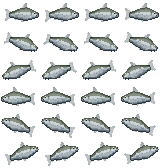
#> input picture assets/creatures/freshwater/ancient_cold_lake/ac_baikal_whitefish_swim_40x28_4f.png, 160 x 168 px; its folder holds only this picture in this run
$ python finsplit.py
#> lines starting #> are read from the running program, lines starting #| are printed output that depends on the picture; after the words box and inside, x2 and y2 are one past the last pixel; in counts of white or black regions, pixels touching at a corner belong together
### .agents/tools/creature_gen/v4/v4env.py
"""Shared paths and biome constants for the v4 tools. Everything is resolved from the generator folder (paths.py), so the tools
run from any clone; override with DIVIN_ROOT / DIVIN_GEN_OUT like the rest of the generator."""
import os, sys, math, re, glob
V4 = os.path.dirname(os.path.abspath(__file__)); GEN = os.path.dirname(V4); LIB = os.path.join(V4, 'lib')
for _p in (LIB, V4, GEN):
    if _p not in sys.path: sys.path.insert(0, _p)
import paths, biomes   # noqa: E402  (generator paths: REPO, WORK; biome registry)
REPO = paths.REPO
CREATURES = os.path.join(REPO, 'assets', 'creatures')
CACHE = os.path.join(paths.WORK, 'v4_cache'); os.makedirs(CACHE, exist_ok=True)
# all from the generator's biome registry (biomes.py) - add a biome there
BIOME = {p: biomes.rel(p) for p in biomes.ALL}
REFS = tuple(biomes.REFS)   # accepted reference dialects - never restyled
WATER = {p: b['water'] for p, b in biomes.ALL.items()}   # OKLab hue (deg), mean lightness where the fish swim
MODULES = {p: b['modules'] for p, b in biomes.GEN.items()}
PREVIEW_BG = {p: biomes.review_bg(p) for p in biomes.ALL}
def bright(pre): return WATER[pre][1] >= 0.6   # bright water: bodies below the water; dark water: bodies a little above it
def asset_dir(pre): return os.path.join(CREATURES, BIOME[pre])
def installed(pre, name, kind='swim'):
    g = glob.glob(os.path.join(asset_dir(pre), f'{pre}_{name}_{kind}_*_4f.png')); return g[0] if g else None
def ref_sheets(kind='swim'):
    return {p: sorted(glob.glob(os.path.join(asset_dir(p), f'{p}_*_{kind}_*_4f.png'))) for p in REFS}
# [10 lines left out: function species, not called in this run]
def code(pre, i): return '%s%02d' % (pre.upper(), i + 1)
# [5 lines left out: function eye_colours, not called in this run]
def frame_size(f): return tuple(map(int, re.search(r'_(\d+)x(\d+)_4f', f).groups()))

### .agents/tools/creature_gen/paths.py
"""Where the sprite generator reads and writes. Everything is resolved from this folder, so the tools run from any clone of
the repo on any machine (no home-folder paths). Override with environment variables when needed:
  DIVIN_ROOT     repo root (default: three levels up from this file, i.e. the Godot project folder)
  DIVIN_GEN_OUT  build / pilot output folder (default: <repo>/_gen, gitignored)
  DIVIN_PREVIEW  preview images for review (default: <repo>/Claude outputs, gitignored)"""
import os
GEN = os.path.dirname(os.path.abspath(__file__))
REPO = os.path.abspath(os.environ.get('DIVIN_ROOT') or os.path.join(GEN, '..', '..', '..'))
WORK = os.path.abspath(os.environ.get('DIVIN_GEN_OUT') or os.path.join(REPO, '_gen'))
PREVIEW = os.path.abspath(os.environ.get('DIVIN_PREVIEW') or os.path.join(REPO, 'Claude outputs'))
def out_dir(pre):
    """build.py / install.py hand-off folder of a biome: <WORK>/out (cs) or <WORK>/out_<pre>."""
    return os.path.join(WORK, 'out' + ('' if pre == 'cs' else '_' + pre))
def work(p):
    """a pilot folder name (relative = inside WORK, ~ and absolute paths kept)."""
    p = os.path.expanduser(p); return p if os.path.isabs(p) else os.path.join(WORK, p)
for _d in (WORK, PREVIEW):
    os.makedirs(_d, exist_ok=True)
    _g = os.path.join(_d, '.gdignore')   # keep Godot from importing build output and previews
    if not os.path.exists(_g): open(_g, 'w').close()

### .agents/tools/creature_gen/v4/lib/m.py
import v4env  # noqa: F401  (paths)
import os,re,glob,sys,json
import numpy as np
from PIL import Image
from scipy import ndimage as ndi
R=v4env.CREATURES
BI=dict(v4env.BIOME)   # biome registry (biomes.py)
# [14 lines left out: functions oklab_L, load, not called in this run]
def body(fr):
    a=fr[...,3]; op=a>=250
#> after `op = a >= 250`:
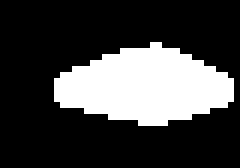
#> op: shape (28, 40) bool (shown 6 times larger); 25.5% white; 1 white region, box (x1, y1, x2, y2) and area: (9, 7, 39, 21) 286
    core=ndi.binary_opening(op,structure=ndi.generate_binary_structure(2,1),iterations=2)
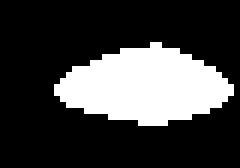
#> core: shape (28, 40) bool (shown 6 times larger); 24.8% white; 1 white region, box (x1, y1, x2, y2) and area: (9, 7, 39, 21) 278
    if core.sum()<20: core=op
    lab,n=ndi.label(core)
#> n = 1
    if n>1:
        sz=ndi.sum(core,lab,range(1,n+1)); core=lab==(1+int(np.argmax(sz)))
    return core
# [42 lines left out: function feats, not called in this run]
# [8 lines that do not run on import are left out]

### .agents/tools/creature_gen/v4/lib/f2.py
import v4env  # noqa: F401  (paths)
"""Structural features of a swimmer sprite (row E, frame 0)."""
import os,re,glob,json,sys
import numpy as np
from PIL import Image
from scipy import ndimage as ndi

from m import BI,R,body
def lab(rgb):
    c=rgb/255.; c=np.where(c<=0.04045,c/12.92,((c+0.055)/1.055)**2.4)
    l=0.4122214708*c[...,0]+0.5363325363*c[...,1]+0.0514459929*c[...,2]
    m=0.2119034982*c[...,0]+0.6806995451*c[...,1]+0.1073969566*c[...,2]
    s=0.0883024619*c[...,0]+0.2817188376*c[...,1]+0.6299787005*c[...,2]
    l,m,s=np.cbrt(l),np.cbrt(m),np.cbrt(s)
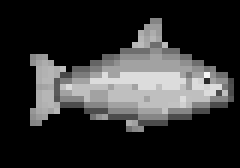
#> l: shape (28, 40) float64 (shown 6 times larger); min 0, max 0.969, mean 0.194
    return (0.2104542553*l+0.793617785*m-0.0040720468*s,1.9779984951*l-2.428592205*m+0.4505937099*s,0.0259040371*l+0.7827717662*m-0.8086757660*s)
def chue(a,b,w=None):
    if w is None: w=np.ones_like(a)
    return float(np.degrees(np.arctan2((b*w).sum(),(a*w).sum())))
def hd(x,y): return float((x-y+180)%360-180)
def frames(pre):
    for f in sorted(glob.glob(f'{R}/{BI[pre]}/{pre}_*_swim_*_4f.png')):
        mm=re.search(r'_swim_(\d+)x(\d+)_4f',f); W,H=int(mm[1]),int(mm[2])
        im=np.array(Image.open(f).convert('RGBA'))
        yield os.path.basename(f)[len(pre)+1:].split('_swim_')[0],im[:H,:W],f
# [125 lines left out: function feat, not called in this run]
# [12 lines that do not run on import are left out]

### .agents/tools/creature_gen/biomes.py
"""The one list of creature biomes known to the generator, its study scripts and the v4 tools.
Adding a biome (.agents/rules/creature_workflow.md, path A) = one entry in GEN here; its colour data goes in pal.py (BIOMES, and
the v3 BIOMES_V3 / FIT_V3 / FAM_<PRE>) and its gait table in gait.py.
  cat, folder   assets/creatures/<cat>/<folder> and scenes/creatures/<cat>/<folder> (also the environment folder)
  modules       species modules in build order (review codes CS01.. follow it)
  water         OKLab hue (deg) and mean lightness of the water where the fish swim (study/bgfit.py); pal.BG_L is the lightness
  preview       RGB behind build.py preview images
  review        RGB behind v4 review pages (default: preview)
REFS are the hand-drawn reference biomes: measured by the study / v4 tools, never built or restyled."""
REFS = {
    'ac': dict(cat='freshwater', folder='ancient_cold_lake', water=(-121, 0.49), review=(52, 72, 92)),
    'bw': dict(cat='freshwater', folder='blackwater', water=(59, 0.46), review=(70, 52, 30)),
    'pf': dict(cat='freshwater', folder='planted_freshwater', water=(168, 0.60), review=(40, 92, 80)),
}
GEN = {
    'cs': dict(cat='freshwater', folder='clear_spring', modules=['sp1', 'sp2', 'sp3', 'sp4'], water=(-174, 0.73),
               preview=(79, 157, 150), review=(70, 150, 145)),
    'fs': dict(cat='freshwater', folder='forest_stream', modules=['fs1', 'fs2', 'fs3'], water=(152, 0.68), preview=(72, 129, 89)),
    'ms': dict(cat='freshwater', folder='marsh_swamp', modules=['ms1', 'ms2', 'ms3'], water=(132, 0.42), preview=(63, 81, 49)),
    'bb': dict(cat='freshwater', folder='billabong', modules=['bb1', 'bb2', 'bb3'], water=(173, 0.39), preview=(46, 76, 67)),
    'by': dict(cat='freshwater', folder='bayou', modules=['by1', 'by2', 'by3'], water=(121, 0.36), preview=(48, 60, 34)),
    'cw': dict(cat='marine', folder='cold_water', modules=['cw1', 'cw2', 'cw3', 'cw4'], water=(-123, 0.36), preview=(20, 62, 88)),
    'uc': dict(cat='special', folder='underwater_cave', modules=['uc1', 'uc2', 'uc3'], water=(-109, 0.21), preview=(20, 26, 32)),
}
ALL = {**REFS, **GEN}   # report order: references first, then the generator biomes
def rel(pre): return ALL[pre]['cat'] + '/' + ALL[pre]['folder']        # e.g. 'freshwater/clear_spring'
def review_bg(pre): return ALL[pre].get('review', ALL[pre].get('preview'))

### .agents/tools/creature_gen/v4/lib/finsplit.py
import v4env  # noqa: F401  (paths)
import numpy as np
from scipy import ndimage as ndi
def fin_split(fr,core,L,C,a=None,b=None):
    """fin value vs body by fin: each connected fin outside the body is 'vivid' if its median chroma >= 0.06, else 'clear'"""
    fin=(fr[...,3]>0)&~ndi.binary_dilation(core); lab_,n=ndi.label(fin,structure=np.ones((3,3))); Lb=L[core].mean()
    vv=[];cc=[]
    for i in range(1,n+1):
        m=lab_==i
        if m.sum()<3: continue
        if np.median(C[m])>=0.06:
            if a is not None:
                h=np.degrees(np.arctan2(np.median(b[m]),np.median(a[m])))
                if -35<=h<=75: continue   # red/orange/copper signature fins keep their own depth (a lift turns them salmon); not judged here
            vv.append(m)
        else: cc.append(m)
    f=lambda ms: float(L[np.any(ms,0)].mean()-Lb) if ms and np.any(ms,0).sum()>=5 else np.nan
    return f(cc),f(vv)
if __name__=='__main__':
    import os,sys

    from f2 import frames,lab
    from m import body
    for p in v4env.BIOME:
        c_=[];v_=[]
        for n,fr,f in frames(p):
            core=body(fr); L,a,b=lab(fr[...,:3].astype(float)); C=np.hypot(a,b); c,v=fin_split(fr,core,L,C)
#> after `L, a, b = lab(fr[..., :3].astype(float))`:
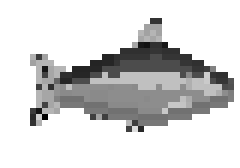
#> a: shape (28, 40) float64 (shown 6 times larger); min -0.0234, max 0, mean -0.00387; drawn with min black and max white
#> after `L, a, b = lab(fr[..., :3].astype(float))`:
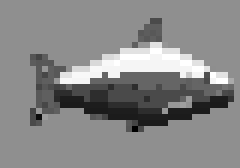
#> b: shape (28, 40) float64 (shown 6 times larger); min -0.0252, max 0.0195, mean -0.00143; drawn with min black and max white
#> in fin_split, `fin = (fr[..., 3] > 0) & ~ndi.binary_dilation(core)`: fin: shape (28, 40) bool; 4.7% white in thin lines or dots, all inside (x1, y1, x2, y2) = (5, 3, 27, 22)
#> in fin_split, `lab_, n = ndi.label(fin, structure=np.ones((3, 3)))`:
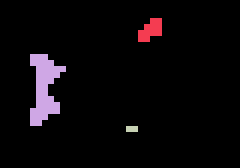
#> lab_: shape (28, 40) int32 (shown 6 times larger); 4 distinct labels, from 0 to 3; one colour per label, 0 black
#> in fin_split, `lab_, n = ndi.label(fin, structure=np.ones((3, 3)))`: n = 3
#> in fin_split, `Lb = L[core].mean()`: Lb = 0.623
#> the loop in fin_split, `for i in range(1,n+1):` made 3 passes
#> pass 3, in fin_split, `m=lab_==i`:
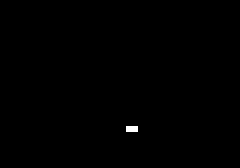
#> m: shape (28, 40) bool (shown 6 times larger); 0.18% white in thin lines or dots, all inside (x1, y1, x2, y2) = (21, 21, 23, 22)
#> after the loop in fin_split, `for i in range(1,n+1):`: cc = 2 items; vv = []
#> after `c, v = fin_split(fr, core, L, C)`: c = 0.0335; v = nan
            if not np.isnan(c): c_.append(c)
            if not np.isnan(v): v_.append(v)
        print(p,'clear fins dL med %+.2f IQR %+.2f %+.2f n=%d | vivid fins dL med %+.2f IQR %+.2f %+.2f n=%d'%(np.median(c_),*np.percentile(c_,[25,75]),len(c_),np.median(v_) if v_ else np.nan,*(np.percentile(v_,[25,75]) if v_ else (np.nan,np.nan)),len(v_)))
#| ac clear fins dL med +0.03 IQR +0.03 +0.03 n=1 | vivid fins dL med +nan IQR +nan +nan n=0
#> (the run stopped early here; a loop or call above may not have finished)
